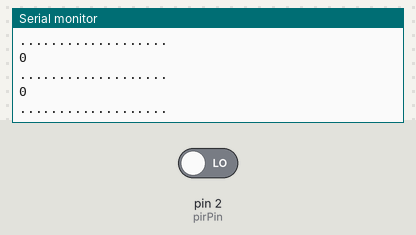
A sketch run on a simulated Arduino Uno, built with avr-gcc and run on an emulated ATmega328P. On the bench: the last lines printed to the serial monitor. Inputs (shaded band) come from the test bench; at power-on: pin 2 (pirPin) LOW.

Above: at 2.8 s.
2.9 s: pin 2 (pirPin) driven HIGH
At 3.5 s:
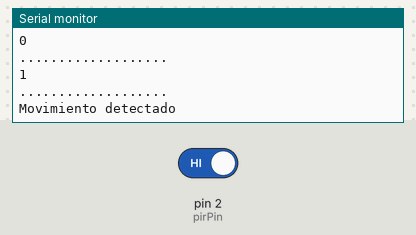
4.5 s: pin 2 (pirPin) driven LOW
At 5.8 s:
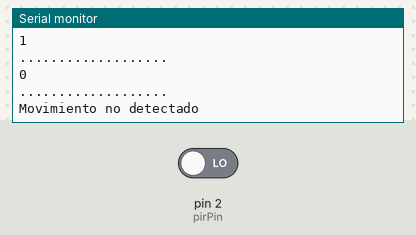

The sketch:

SensorPirBasico.ino
```cpp
int pirPin= 2;
int pirEstado= LOW;
int val= 0;

void setup() {
 pinMode(pirPin, INPUT);
 Serial.begin(9600);
}

void loop() {
  val = digitalRead(pirPin);
  Serial.println(val);
  Serial.println("...................");

  if(val == HIGH){

    if(pirEstado == LOW){
      Serial.println("Movimiento detectado");
      pirEstado = HIGH;
    }

      delay(1000);
  }
  else{
    if(pirEstado == HIGH){
      Serial.println("Movimiento no detectado");
      pirEstado = LOW;
    }
    delay(1000);
  }
}
```

Measured:
- after the input at 2.9 s, the serial monitor: prints a new line after 0.10 s (image 1)
- after the input at 4.5 s, the serial monitor: prints a new line after 0.53 s (image 2)
